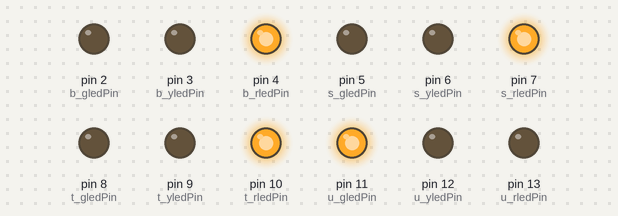
Recording of a sketch running on a simulated Arduino Uno, built with avr-gcc and run on an emulated ATmega328P. Parts: output pins drawn as LEDs (lit = HIGH).

Above: at 0.1 s.
At 6.6 s:
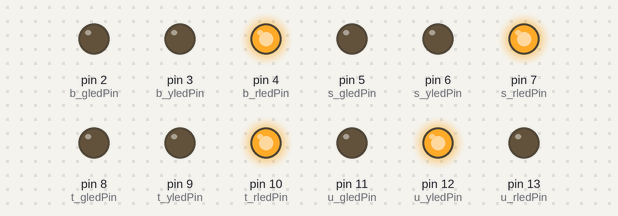
At 8.6 s:
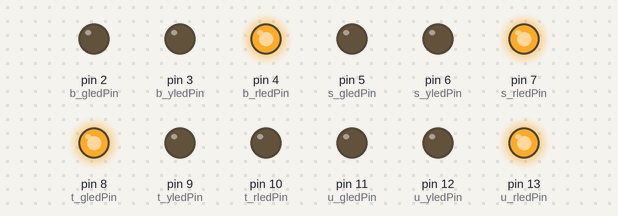
At 15.1 s:
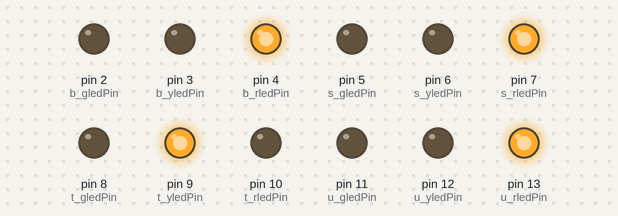
At 23.6 s:
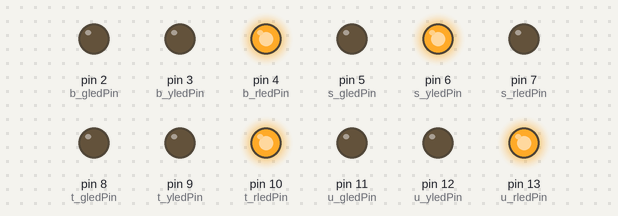
At 32.1 s:
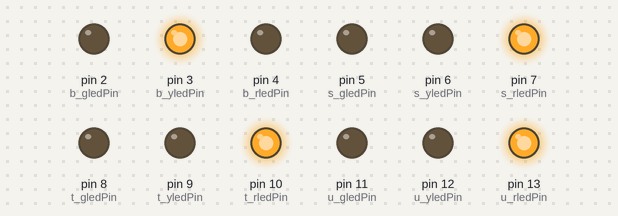
Timing chart, 0 to 40.0 s (numbered marks = the images above):
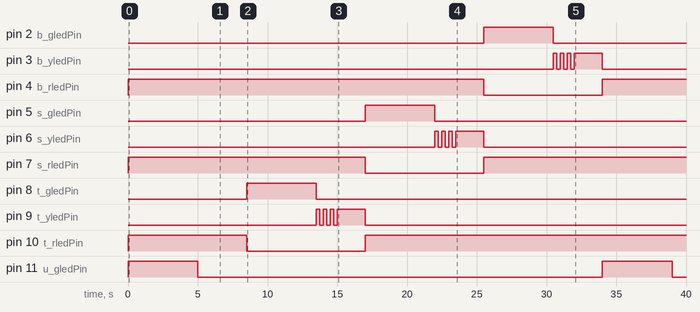

Measured:
- by itself, pin 2 (b_gledPin): LOW → HIGH at 25.5 s, → LOW 5.0 s later
- by itself, pin 3 (b_yledPin), pin 6 (s_yledPin), pin 9 (t_yledPin): goes 3 × (HIGH 0.25 s, LOW 0.25 s), HIGH 2.0 s, then LOW
- by itself, pin 4 (b_rledPin): HIGH → LOW at 25.5 s, → HIGH 8.5 s later
- by itself, pin 5 (s_gledPin): LOW → HIGH at 17.0 s, → LOW 5.0 s later
- by itself, pin 7 (s_rledPin): HIGH → LOW at 17.0 s, → HIGH 8.5 s later
- by itself, pin 8 (t_gledPin): LOW → HIGH at 8.5 s, → LOW 5.0 s later
- by itself, pin 10 (t_rledPin): HIGH → LOW at 8.5 s, → HIGH 8.5 s later
- by itself, pin 11 (u_gledPin): alternates HIGH for 5.0 s and LOW for 29.0 s

The sketch:

kode.ino
```cpp
/*
  traffic light control 4 arah

  program ini digunakan untuk mensimulasikan sistem lampu lalu lintas 4 arah
  menggunakan 12 buah led yang merepresentasikan lampu merah, kuning, dan hijau.

  prinsip kerja sistem:
  - arduino mengontrol masing-masing led menggunakan fungsi digitalwrite().
  - waktu nyala setiap lampu diatur menggunakan fungsi delay().
  - sistem bekerja secara otomatis dan berulang (looping).
  - lampu hijau menyala bergiliran searah jarum jam (utara -> timur -> selatan -> barat).
  - menggunakan fungsi modular aktifkansimpang() untuk mencegah konflik.

  catatan:
  - resistor digunakan untuk membatasi arus agar led tidak rusak.
  - kondisi default: semua lampu dalam kondisi merah sebelum satu sisi aktif.
  - durasi: hijau 5s, kuning kedip 3x lalu nyala 2s, merah menyala kembali.

*/

// sisi utara
const int u_rledPin = 13;
const int u_yledPin = 12;
const int u_gledPin = 11;

// sisi timur
const int t_rledPin = 10;
const int t_yledPin = 9;
const int t_gledPin = 8;

// sisi selatan
const int s_rledPin = 7;
const int s_yledPin = 6;
const int s_gledPin = 5;

// sisi barat
const int b_rledPin = 4;
const int b_yledPin = 3;
const int b_gledPin = 2;

void setup() {
  // semua led sebagai output
  pinMode(u_rledPin, OUTPUT); pinMode(u_yledPin, OUTPUT); pinMode(u_gledPin, OUTPUT);
  pinMode(t_rledPin, OUTPUT); pinMode(t_yledPin, OUTPUT); pinMode(t_gledPin, OUTPUT);
  pinMode(s_rledPin, OUTPUT); pinMode(s_yledPin, OUTPUT); pinMode(s_gledPin, OUTPUT);
  pinMode(b_rledPin, OUTPUT); pinMode(b_yledPin, OUTPUT); pinMode(b_gledPin, OUTPUT);

  // kondisi default: semua lampu dalam kondisi merah sebelum satu sisi aktif
  resetSemuaMerah();
}

void loop() {
  // lampu hijau menyala bergiliran searah jarum jam: utara -> timur -> selatan -> barat -> ulangi
  aktifkanSimpang(u_rledPin, u_yledPin, u_gledPin);
  aktifkanSimpang(t_rledPin, t_yledPin, t_gledPin);
  aktifkanSimpang(s_rledPin, s_yledPin, s_gledPin);
  aktifkanSimpang(b_rledPin, b_yledPin, b_gledPin);
}


// fungsi untuk memastikan kondisi awal aman (semua merah)
void resetSemuaMerah() {
  digitalWrite(u_rledPin, HIGH); digitalWrite(u_yledPin, LOW); digitalWrite(u_gledPin, LOW);
  digitalWrite(t_rledPin, HIGH); digitalWrite(t_yledPin, LOW); digitalWrite(t_gledPin, LOW);
  digitalWrite(s_rledPin, HIGH); digitalWrite(s_yledPin, LOW); digitalWrite(s_gledPin, LOW);
  digitalWrite(b_rledPin, HIGH); digitalWrite(b_yledPin, LOW); digitalWrite(b_gledPin, LOW);
}

// fungsi untuk modularisasi
void aktifkanSimpang(int rPin, int yPin, int gPin) {
  // matikan lampu merah di simpang yang sedang aktif
  digitalWrite(rPin, LOW);

  // lampu hijau: menyala selama 5 detik
  digitalWrite(gPin, HIGH);
  delay(5000);
  digitalWrite(gPin, LOW);

  // lampu kuning: diberikan efek kedip 3 kali
  for (int i = 0; i < 3; i++) {
    digitalWrite(yPin, HIGH);
    delay(250);
    digitalWrite(yPin, LOW);
    delay(250);
  }
  // dan menyala stabil selama 2 detik
  digitalWrite(yPin, HIGH);
  delay(2000);
  digitalWrite(yPin, LOW);

  // lampu merah: menyala kembali setelah hijau dan kuning selesai
  digitalWrite(rPin, HIGH);
}
```
